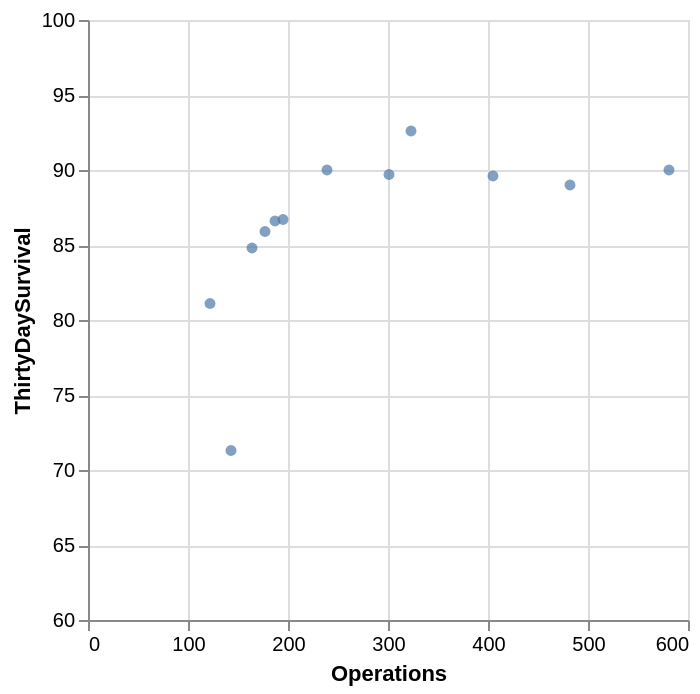

Notebook cell for this chart:
### Markdown cell above
#### Diagrama de dispersão de operações por taxa de sobrevivência

### Code cell
alt.Chart(child_survive_91).mark_circle().encode(
    alt.X("Operations"),
    alt.Y("ThirtyDaySurvival",scale=alt.Scale(domain=[60,100])),
    tooltip=['Hospital', 'Operations', 'ThirtyDaySurvival']
)

### Figure 1 — Vega-Lite specification as saved in the notebook (floating-point values rounded to 4 significant figures)
{"config": {"view": {"continuousWidth": 300, "continuousHeight": 300}}, "data": {"name": "data-9dfc2247430aed0f6e7ba9628d8b834a"}, "mark": {"type": "circle"}, "encoding": {"tooltip": [{"field": "Hospital", "type": "nominal"}, {"field": "Operations", "type": "quantitative"}, {"field": "ThirtyDaySurvival", "type": "quantitative"}], "x": {"field": "Operations", "type": "quantitative"}, "y": {"field": "ThirtyDaySurvival", "scale": {"domain": [60, 100]}, "type": "quantitative"}}, "$schema": "https://vega.github.io/schema/vega-lite/v6.4.1.json", "datasets": {"data-9dfc2247430aed0f6e7ba9628d8b834a": [{"Hospital": "Bristol", "Operations": 143, "Survivors": 102, "Deaths": 41, "ThirtyDaySurvival": 71.3, "PercentageDying": 28.7}, {"Hospital": "Leicester", "Operations": 187, "Survivors": 162, "Deaths": 25, "ThirtyDaySurvival": 86.6, "PercentageDying": 13.4}, {"Hospital": "Leeds", "Operations": 323, "Survivors": 299, "Deaths": 24, "ThirtyDaySurvival": 92.6, "PercentageDying": 7.4}, {"Hospital": "Oxford", "Operations": 122, "Survivors": 99, "Deaths": 23, "ThirtyDaySurvival": 81.1, "PercentageDying": 18.9}, {"Hospital": "Guys", "Operations": 164, "Survivors": 139, "Deaths": 25, "ThirtyDaySurvival": 84.8, "PercentageDying": 15.2}, {"Hospital": "Liverpool", "Operations": 405, "Survivors": 363, "Deaths": 42, "ThirtyDaySurvival": 89.6, "PercentageDying": 10.4}, {"Hospital": "Southampton", "Operations": 239, "Survivors": 215, "Deaths": 24, "ThirtyDaySurvival": 90.0, "PercentageDying": 10.0}, {"Hospital": "Great Ormond St", "Operations": 482, "Survivors": 429, "Deaths": 53, "ThirtyDaySurvival": 89.0, "PercentageDying": 11.0}, {"Hospital": "Newcastle", "Operations": 195, "Survivors": 169, "Deaths": 26, "ThirtyDaySurvival": 86.7, "PercentageDying": 13.3}, {"Hospital": "Harefield", "Operations": 177, "Survivors": 152, "Deaths": 25, "ThirtyDaySurvival": 85.9, "PercentageDying": 14.1}, {"Hospital": "Birmingham", "Operations": 581, "Survivors": 523, "Deaths": 58, "ThirtyDaySurvival": 90.0, "PercentageDying": 10.0}, {"Hospital": "Brompton", "Operations": 301, "Survivors": 270, "Deaths": 31, "ThirtyDaySurvival": 89.7, "PercentageDying": 10.3}]}}
